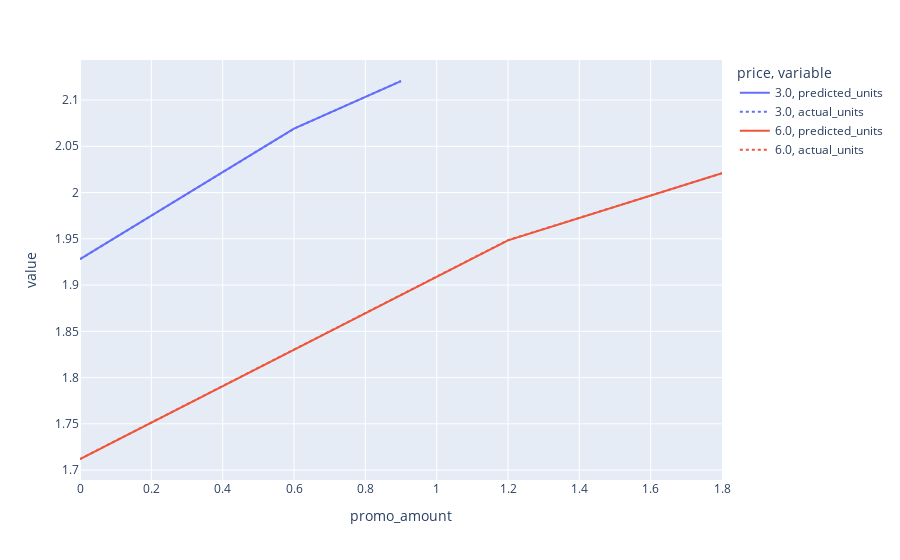

Notebook code cell kept with this figure:
### Code cell
px.line(data_frame = df_sim2, x = 'promo_amount', y = 'value', line_dash = 'variable', color = 'price')#, facet_row = 'price')
